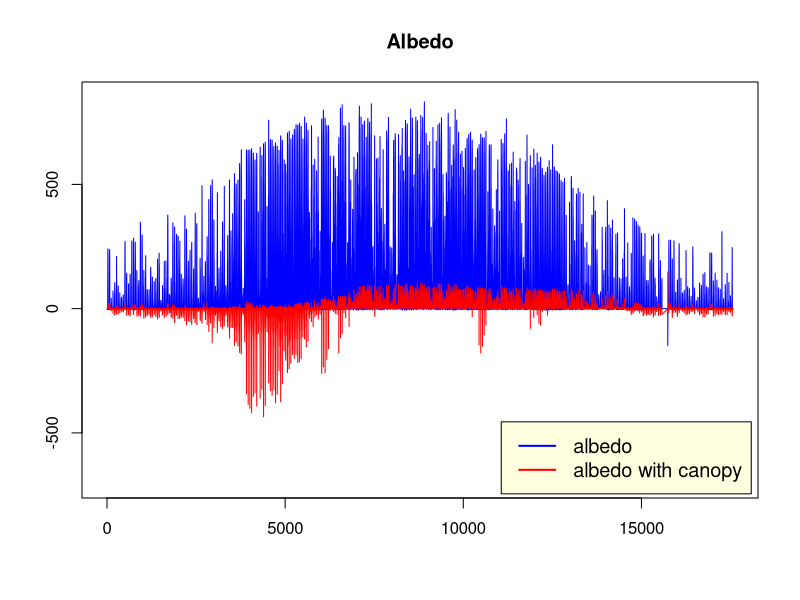
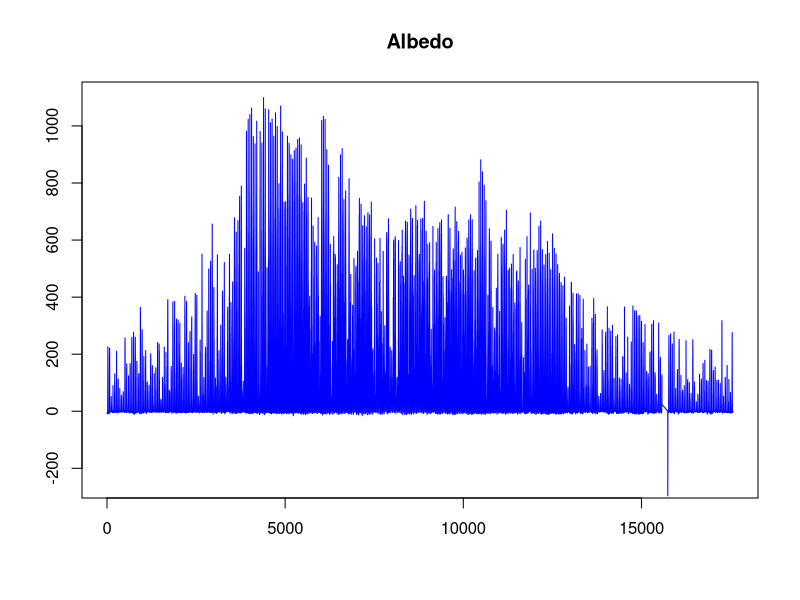

These figures' R source, in order:
Shortwavedata <- read.csv("Shortwave_incoming_diffuse_W_m-2_Hainich_2020.csv", header = TRUE, sep = ",")
View(Shortwavedata)
incoming_diffuse <- Shortwavedata$Shortwave_incoming_diffuse_W_m.2
incoming_directly <- Shortwavedata$Shortwave_incoming_W_m.2




calib_factorsdata <- read.csv("Shortwave_incoming_outgoing_belowcanopy_mV_Hainich_2020.csv")

View(calib_factorsdata)
conver_incoming <- calib_factorsdata$Shortwave_incoming_mV
conver_outgoing <-  calib_factorsdata$Shortwave_outgoing_mV
conver_belowcanopy <- calib_factorsdata$Shortwave_incoming_bewlow_canopy_mV

conversion1 <- as.numeric(conver_incoming* 86.5801) #mV *( W m-2 )/mV  = W m-2
conversion2 <- as.numeric(conver_outgoing * 86.5801) #mV *( W m-2 )/mV = W m-2
conversion3 <- as.numeric(conver_belowcanopy * 194.9318) #mV *( W m-2 )/mV = W m-2

dataconverted <- c("conversion1, conversion2,conversion3")
View(dataconverted)
albedo <- conversion1-conversion2
albedo_canopy <- conversion2-conversion3
plot(albedo, ylim = c(-700,850 ),main='Albedo',
     xlab='', ylab='', col="blue", type = "l" )
lines(albedo_canopy, col="red")
legend("bottomright", inset=0.01, legend=c("albedo", "albedo with canopy"), 
       lwd=2, cex=1.2, col=c("blue", "red"), bg="lightyellow")

totalalbedo <- albedo-albedo_canopy
plot(totalalbedo, ylim = c(-250,1100 ),main='Albedo',
     xlab='', ylab='', col="blue", type = "l" )
